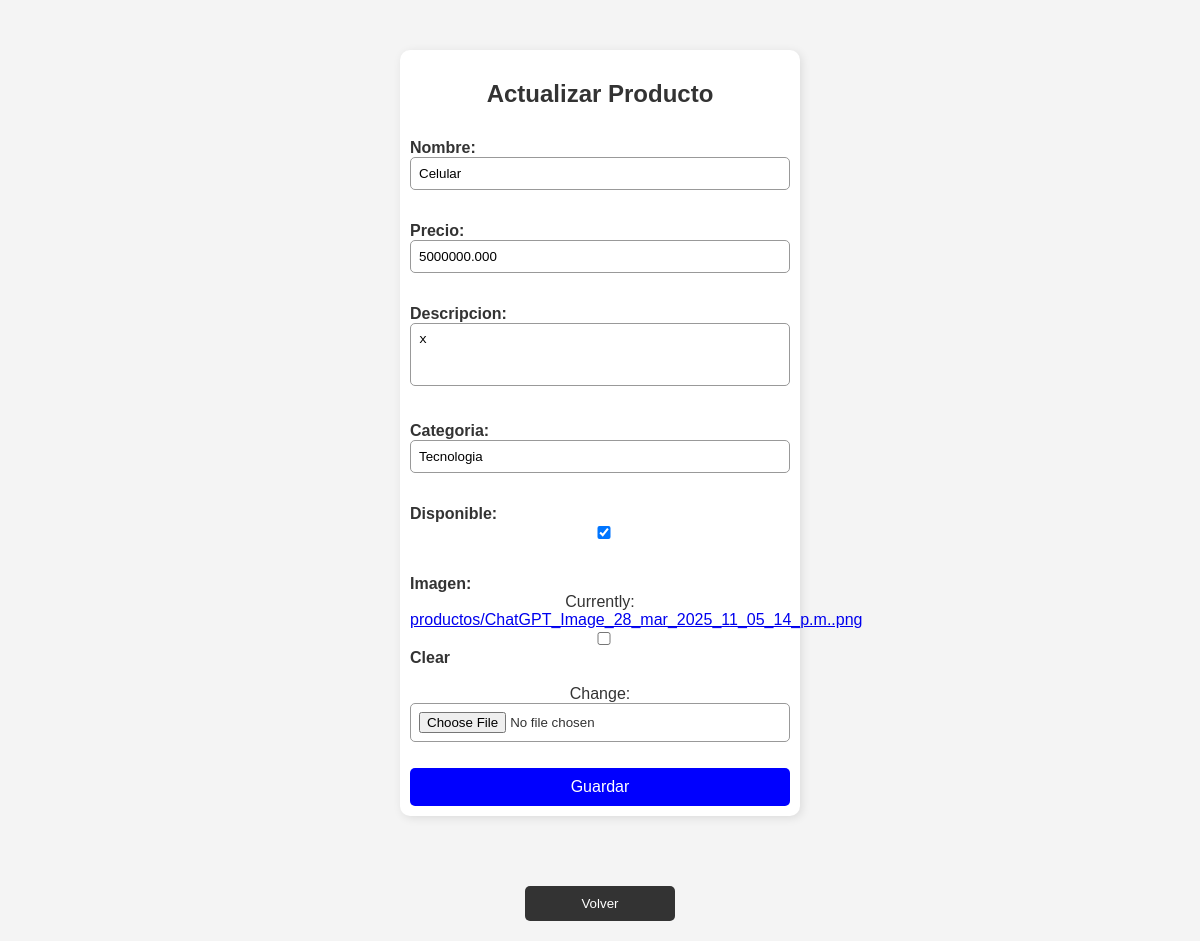
The app's page /actualizar/13 with its own data.
### Crud/models.py (models this page shows, shortened)
class Producto(models.Model):
    nombre = models.CharField(max_length=250)
    precio = models.DecimalField(max_digits=10, decimal_places=3)
    descripcion = models.TextField()
    categoria = models.CharField(max_length=100)
    disponible = models.BooleanField(default=True)
    imagen = models.ImageField(upload_to='productos/', null=True, blank=True)

### Crud/views.py (the view)
# urls.py: path('actualizar/<int:id>' , views.actualizar, name='actualizar'),
def actualizar(request, id):
    producto = get_object_or_404(Producto, id=id)
    if request.method == "POST":
        form = ProductoForm(request.POST, request.FILES, instance=producto)
        if form.is_valid():
            form.save()
            return redirect("tienda")
    else:
        form = ProductoForm(instance=producto)
    return render(request, 'update.html', {"form":form, 'producto': producto})

### Crud/forms.py
class ProductoForm(forms.ModelForm):
    class Meta:
        model = Producto
        fields = ["nombre", "precio", "descripcion", "categoria", "disponible", "imagen"]
        widgets = {
             "nombre": forms.TextInput(attrs={"class": "form-input", "placeholder": "Nombre del producto", "required": True}),
             "precio": forms.NumberInput(attrs={"class": "form-input", "placeholder": "Precio", "required": True}),
             "descripcion": forms.Textarea(attrs={"class": "form-textarea", "rows": 3, "placeholder": "Descripción", "required": True}),
             "categoria": forms.TextInput(attrs={"class": "form-input", "placeholder": "Categoría", "required": True}),
             "disponible": forms.CheckboxInput(attrs={"class": "form-checkbox", "required": True}),
             "imagen": forms.ClearableFileInput(attrs={"class": "form-file"}),
         }

### Crud/templates/update.html (shortened to what this page needs)
{% load static %}
<!DOCTYPE html>
<html lang="es">
<head>
        <link rel="stylesheet" href="{% static 'styles2.css' %}">
</head>
<body>
        <div class="actualizar-container">
        <h2>Actualizar Producto</h2>
        <form method="POST" enctype="multipart/form-data">
            {{ form.as_p }}
            <button type="submit">Guardar</button>
        </form>
    </div>
    <button class="volver-btn" onclick="window.location.href='{% url 'tienda' %}'">Volver</button>
</body>
</html>
{% load static %}

### Crud/static/styles2.css (style rules this page uses)
body { font-family: Arial, sans-serif; background-color: #f4f4f4; color: #333; margin: 0; padding: 0; display: flex; flex-direction: column; align-items: center; }
.actualizar-container { width: 400px; margin: 50px auto; background: white; padding: 10px; box-sizing: border-box; border-radius: 10px; box-shadow: 2px 2px 10px rgba(0, 0, 0, 0.1); text-align: center; }
.actualizar-container h2 { margin-bottom: 15px; color: #333; }
.actualizar-container form { display: flex; flex-direction: column; }
.actualizar-container label { font-weight: bold; text-align: left; display: block; }
.actualizar-container input, .actualizar-container select, .actualizar-container textarea { width: 100%; padding: 8px; border: 1px solid #999; border-radius: 5px; box-sizing: border-box; max-width: 100%; resize: none; }
.actualizar-container button { width: 100%; padding: 10px; margin-top: 10px; border: none; cursor: pointer; background-color: blue; color: white; font-size: 16px; border-radius: 5px; }
.volver-btn { display: block; width: 150px; margin: 20px auto; padding: 10px; background-color: #333; color: white; border: none; border-radius: 5px; text-align: center; cursor: pointer; }

### records on screen
Producto: nombre "Celular", precio "5000000.000", descripcion "x", categoria "Tecnologia", disponible "☑"
